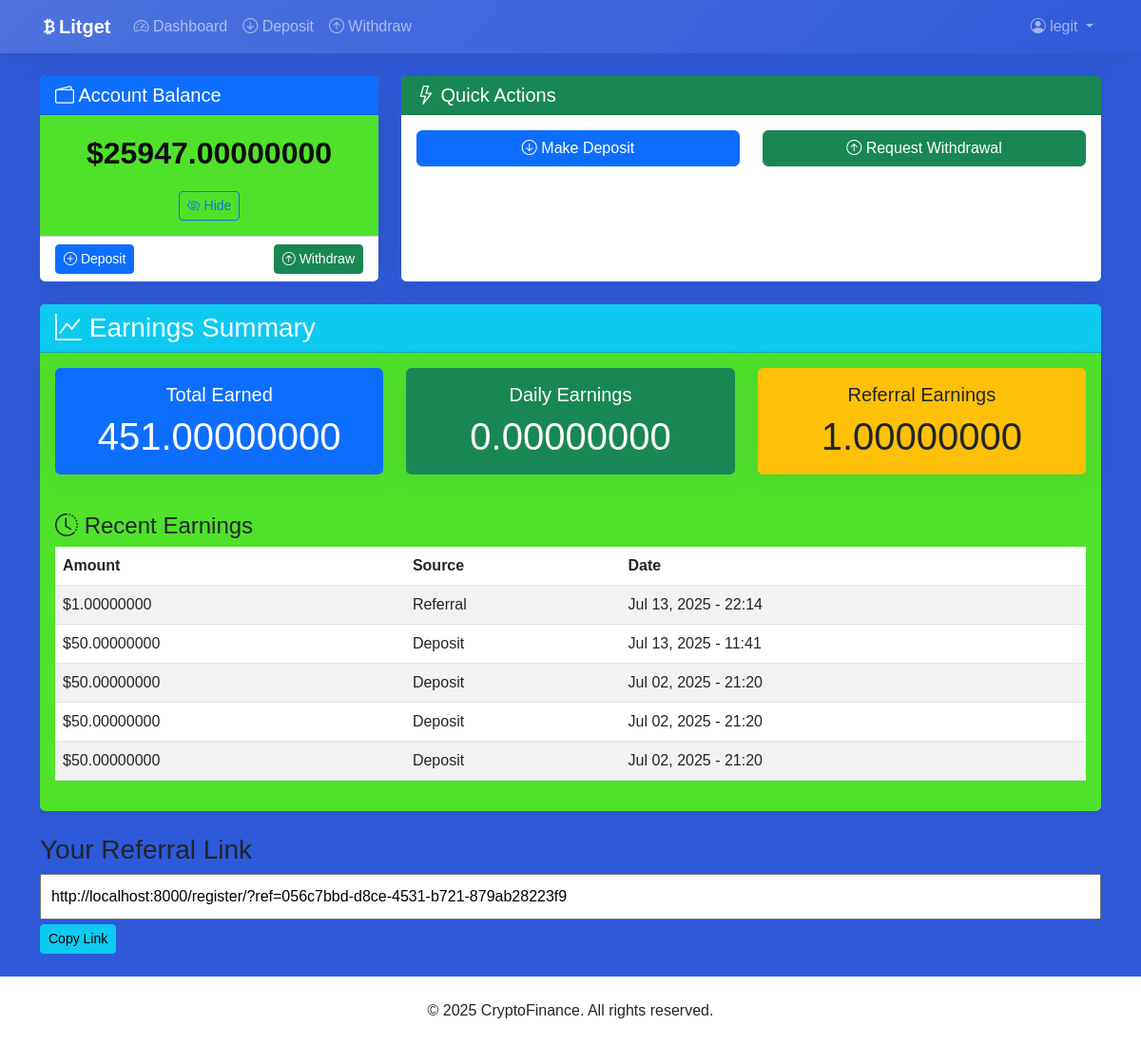
/dashboard/ (signed in), run on the app's committed database.
### myapp/models.py (models this page shows, shortened)
class User(AbstractUser):
    balance = models.DecimalField(max_digits=20, decimal_places=8, default=0)
    hide_balance = models.BooleanField(default=False)
    referral_code = models.UUIDField(default=uuid.uuid4, editable=True, unique=True)
    referred_by = models.ForeignKey('self', null=True, blank=True, on_delete=models.SET_NULL, related_name='referrals')
    total_earned = models.DecimalField(max_digits=20, decimal_places=8, default=0)
    groups = models.ManyToManyField(
        Group,
        verbose_name='groups',
        blank=True,
        help_text='The groups this user belongs to.',
        related_name="custom_user_set",  # Changed from default
        related_query_name="user",
    )
    user_permissions = models.ManyToManyField(
        Permission,
        verbose_name='user permissions',
        blank=True,
        help_text='Specific permissions for this user.',
        related_name="custom_user_set",  # Changed from default
        related_query_name="user",
    )

class Earning(models.Model):
    user = models.ForeignKey(User, on_delete=models.CASCADE)
    amount = models.DecimalField(max_digits=20, decimal_places=8)
    source = models.CharField(max_length=100)  # 'deposit', 'referral', etc.
    deposit = models.ForeignKey(Deposit, on_delete=models.SET_NULL, null=True, blank=True)
    created_at = models.DateTimeField(auto_now_add=True)

### myapp/views.py (the view)
# urls.py: path('dashboard/', views.dashboard, name='dashboard'),
@login_required
def dashboard(request):
    user = request.user
    deposits = Deposit.objects.filter(user=user).order_by('-created_at')[:5]
    withdrawals = Withdrawal.objects.filter(user=user).order_by('-created_at')[:5]
    earnings = Earning.objects.filter(user=user).order_by('-created_at')[:5]
    total_earned = Earning.objects.filter(user=user).aggregate(total=Sum('amount'))['total'] or Decimal('0.0')
    referral_earned = Earning.objects.filter(user=user, source='referral').aggregate(total=Sum('amount'))['total'] or Decimal('0.0')
    daily_earned = Earning.objects.filter(user=user, source='daily_earning').aggregate(total=Sum('amount'))['total'] or Decimal('0.0')
    context = {
        'deposits': deposits,
        'withdrawals': withdrawals,
        'earnings': earnings,
        'total_earned': total_earned,
        'referral_earned': referral_earned,
        'daily_earned': daily_earned,
        'balance': user.balance,
        'wallet_addresses': WalletAddress.objects.filter(is_active=True),
        'deposit_plans': DepositPlan.objects.filter(is_active=True),
    }
    return render(request, 'myapp/dashboard.html', context)

### myapp/templates/myapp/dashboard.html (shortened to what this page needs)
{% extends 'myapp/base.html' %}
{% block content %}
<div class="row">
    <div class="col-lg-4 mb-4">
        <div class="card h-100">
            <div class="card-header bg-primary text-white">
                <h5 class="mb-0"><i class="bi bi-wallet2"></i> Account Balance</h5>
            </div>
            <div class="card-body text-center" style="background-color: rgb(80, 226, 43);">
                <div class="balance-display mb-3">
                    {% if request.user.hide_balance %}
                        <i class="bi bi-eye-slash"></i> ******
                    {% else %}
                        ${{ request.user.balance|floatformat:8 }}
                    {% endif %}
                </div>
                <button id="toggle-balance" class="btn btn-sm btn-outline-primary">
                    {% if request.user.hide_balance %}
                        <i class="bi bi-eye"></i> Show
                    {% else %}
                        <i class="bi bi-eye-slash"></i> Hide
                    {% endif %}
                </button>
            </div>
            <div class="card-footer bg-transparent" style="background-color: rgb(80, 226, 43);">
                <div class="d-flex justify-content-between">
                    <a href="{% url 'create_deposit' %}" class="btn btn-sm btn-primary">
                        <i class="bi bi-plus-circle"></i> Deposit
                    </a>
                    <a href="{% url 'create_withdrawal' %}" class="btn btn-sm btn-success">
                        <i class="bi bi-arrow-up-circle"></i> Withdraw
                    </a>
                </div>
            </div>
        </div>
    </div>
    <div class="col-lg-8 mb-4">
        <div class="card h-100">
            <div class="card-header bg-success text-white">
                <h5 class="mb-0"><i class="bi bi-lightning"></i> Quick Actions</h5>
            </div>
            <div class="card-body">
                <div class="row">
                    <div class="col-md-6 mb-3">
                        <a href="{% url 'create_deposit' %}" class="btn btn-primary w-100">
                            <i class="bi bi-arrow-down-circle"></i> Make Deposit
                        </a>
                    </div>
                    <div class="col-md-6 mb-3">
                        <a href="{% url 'create_withdrawal' %}" class="btn btn-success w-100">
                            <i class="bi bi-arrow-up-circle"></i> Request Withdrawal
                        </a>
                    </div>
                </div>
            </div>
        </div>
    </div>
</div>
<div class="row">
    <div class="col-12">
        <div class="card" style="background-color: rgb(80, 226, 43);">
            <div class="card-header bg-info text-white">
                <h3 class="mb-0"><i class="bi bi-graph-up"></i> Earnings Summary</h3>
            </div>
            <div class="card-body">
                <div class="row mb-4">
                    <div class="col-md-4 mb-3">
                        <div class="card bg-primary text-white h-100">
                            <div class="card-body text-center">
                                <h5 class="card-title">Total Earned</h5>
                                <p class="card-text display-6">{{ total_earned|floatformat:8 }}</p>
                            </div>
                        </div>
                    </div>
                    <div class="col-md-4 mb-3">
                        <div class="card bg-success text-white h-100">
                            <div class="card-body text-center">
                                <h5 class="card-title">Daily Earnings</h5>
                                <p class="card-text display-6">{{ daily_earned|floatformat:8 }}</p>
                            </div>
                        </div>
                    </div>
                    <div class="col-md-4 mb-3">
                        <div class="card bg-warning text-dark h-100">
                            <div class="card-body text-center">
                                <h5 class="card-title">Referral Earnings</h5>
                                <p class="card-text display-6">{{ referral_earned|floatformat:8 }}</p>
                            </div>
                        </div>
                    </div>
                </div>
                <h4><i class="bi bi-clock-history"></i> Recent Earnings</h4>
                <div class="table-responsive">
                    <table class="table table-striped">
                        <thead>
                            <tr>
                                <th>Amount</th>
                                <th>Source</th>
                                <th>Date</th>
                            </tr>
                        </thead>
                        <tbody>
                            {% for earn in earnings %}
                            <tr>
                                <td>${{ earn.amount|floatformat:8 }}</td>
                                <td>{{ earn.source|title }}</td>
                                <td>{{ earn.created_at|date:"M d, Y - H:i" }}</td>
                            </tr>
                            {% empty %}
                            <tr><td colspan="3">No earnings yet.</td></tr>
                            {% endfor %}
                        </tbody>
                    </table>
                </div>
            </div>
        </div>
    </div>
</div>
<div class="mt-4">
    <h3>Your Referral Link</h3>
    <input type="text" id="refLink" value="http://localhost:8000/register/?ref={{ user.referral_code }}" readonly style="width: 100%; padding: 10px;" />
    <button onclick="copyReferralLink()" style="margin-top: 5px;" class="btn btn-info btn-sm">Copy Link</button>
</div>
{% endblock %}

### myapp/templates/myapp/base.html (shortened to what this page needs)
<!DOCTYPE html>
<html lang="en">
<head>
    <link href="https://cdn.jsdelivr.net/npm/bootstrap@5.3.0/dist/css/bootstrap.min.css" rel="stylesheet">
    <link rel="stylesheet" href="https://cdn.jsdelivr.net/npm/bootstrap-icons@1.10.0/font/bootstrap-icons.css">
</head>
<body>
    <nav class="navbar navbar-expand-lg navbar-dark sticky-top">
        <div class="container">
            <a class="navbar-brand fw-bold" href="{% url 'dashboard' %}">
                <i class="bi bi-currency-bitcoin"></i>Litget
            </a>
            <div class="collapse navbar-collapse" id="navbarNav">
                <ul class="navbar-nav me-auto">
                    {% if user.is_authenticated %}
                        <li class="nav-item">
                            <a class="nav-link" href="{% url 'dashboard' %}">
                                <i class="bi bi-speedometer2"></i> Dashboard
                            </a>
                        </li>
                        <li class="nav-item">
                            <a class="nav-link" href="{% url 'create_deposit' %}">
                                <i class="bi bi-arrow-down-circle"></i> Deposit
                            </a>
                        </li>
                        <li class="nav-item">
                            <a class="nav-link" href="{% url 'create_withdrawal' %}">
                                <i class="bi bi-arrow-up-circle"></i> Withdraw
                            </a>
                        </li>
                    {% endif %}
                </ul>
                <ul class="navbar-nav">
                    {% if user.is_authenticated %}
                        <li class="nav-item dropdown">
                            <a class="nav-link dropdown-toggle" href="#" id="navbarDropdown" role="button" data-bs-toggle="dropdown">
                                <i class="bi bi-person-circle"></i> {{ user.username }}
                            </a>
                        </li>
                    {% endif %}
                </ul>
            </div>
        </div>
    </nav>
    <main class="container py-4">
        {% block content %}{% endblock %}
    </main>
    <footer class="py-4 mt-auto bg-white">
        <div class="container text-center">
            <p class="mb-0">&copy; {% now "Y" %} CryptoFinance. All rights reserved.</p>
        </div>
    </footer>
</body>
</html>

### myapp/templates/myapp/base.html (style rules this page uses)
:root { --primary: #4e73df; --secondary: #2e59d9; --success: #1cc88a; --info: #36b9cc; --warning: #f6c23e; --danger: #e74a3b; --light: #f8f9fc; --dark: #0c0c0c; }
body { background-color: var(--secondary); font-family: 'Nunito', sans-serif; }
.navbar { background: linear-gradient(135deg, var(--primary) 0%, var(--secondary) 100%); box-shadow: 0 0.15rem 1.75rem 0 rgba(58, 59, 69, 0.15); }
.card { border: none; border-radius: 0.35rem; box-shadow: 0 0.15rem 1.75rem 0 rgba(58, 59, 69, 0.1); transition: all 0.3s ease; }
.balance-display { font-size: 2rem; font-weight: 700; color: var(--dark); }

### data on the page
User: username "legit", user.balance "25947.00000000", referral_code "http://localhost:8000/register/?ref=056c7bbd-d8ce-4531-b721-879ab28223f9"
Earning: amount "1.00000000", source "Referral", created_at "Jul 13, 2025 - 22:14"
Earning: amount "50.00000000", source "Deposit", created_at "Jul 13, 2025 - 11:41"
Earning: amount "50.00000000", source "Deposit", created_at "Jul 02, 2025 - 21:20"
Earning: amount "50.00000000", source "Deposit", created_at "Jul 02, 2025 - 21:20"
Earning: amount "50.00000000", source "Deposit", created_at "Jul 02, 2025 - 21:20"

### other printed values
{{ total_earned|floatformat:8 }} "451.00000000"
{{ daily_earned|floatformat:8 }} "0.00000000"
{{ referral_earned|floatformat:8 }} "1.00000000"
